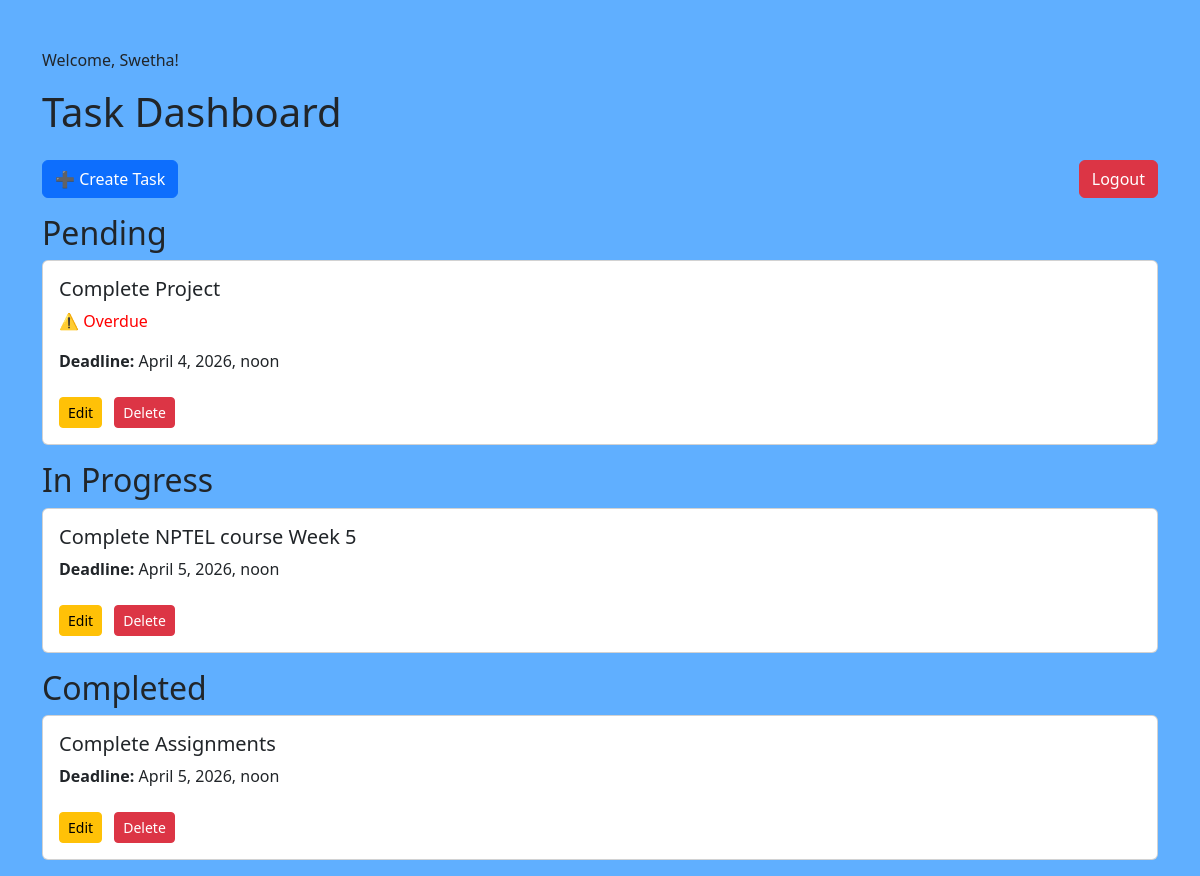
The app's page / (signed in) with its own data.
### tasks/models.py (models this page shows, shortened)
class Task(models.Model):
    STATUS_CHOICES = [
        ('PENDING', 'Pending'),
        ('IN_PROGRESS', 'In Progress'),
        ('COMPLETED', 'Completed'),
    ]
    user = models.ForeignKey(User, on_delete=models.CASCADE)
    title = models.CharField(max_length=200)
    description = models.TextField()
    status = models.CharField(max_length=20, choices=STATUS_CHOICES, default='PENDING')
    deadline = models.DateTimeField()
    created_at = models.DateTimeField(auto_now_add=True)

### tasks/views.py (the view)
# urls.py: path('', views.dashboard, name='dashboard'),
@login_required
def dashboard(request):
    tasks = Task.objects.filter(user=request.user)
    pending = tasks.filter(status='PENDING')
    in_progress = tasks.filter(status='IN_PROGRESS')
    completed = tasks.filter(status='COMPLETED')
    return render(request, 'dashboard.html', {
        'pending': pending,
        'in_progress': in_progress,
        'completed': completed,
        'now': now()
    })

### tasks/templates/dashboard.html (shortened to what this page needs)
<!DOCTYPE html>
<html>
<head>
    <link href="https://cdn.jsdelivr.net/npm/bootstrap@5.3.0/dist/css/bootstrap.min.css" rel="stylesheet">
</head>
<body class="container mt-5" style="background-color: #60AFFF;">
<p>Welcome, {{ request.user.username }}!</p>
<h1 class="mb-4">Task Dashboard</h1>
<a href="/logout/" class="btn btn-danger float-end">Logout</a>
<a href="/create/" class="btn btn-primary mb-3">➕ Create Task</a>
<h2>Pending</h2>
{% for task in pending %}
<div class="card mb-3 p-3">
    <h5>{{ task.title }}</h5>
    {% if task.deadline < now %}
        <p style="color:red;">⚠️ Overdue</p>
    {% endif %}
    <p><strong>Deadline:</strong> {{ task.deadline }}</p>
    <div class="mt-2">
    <a href="/update/{{ task.id }}/" class="btn btn-warning btn-sm me-2">Edit</a>
    <a href="/delete/{{ task.id }}/" class="btn btn-danger btn-sm">Delete</a>
    </div>
</div>
{% endfor %}
<h2>In Progress</h2>
{% for task in in_progress %}
<div class="card mb-3 p-3">
    <h5>{{ task.title }}</h5>
    <p><strong>Deadline:</strong> {{ task.deadline }}</p>
    <div class="mt-2">
    <a href="/update/{{ task.id }}/" class="btn btn-warning btn-sm me-2">Edit</a>
    <a href="/delete/{{ task.id }}/" class="btn btn-danger btn-sm">Delete</a>
    </div>
</div>
{% endfor %}
<h2>Completed</h2>
{% for task in completed %}
<div class="card mb-3 p-3">
    <h5>{{ task.title }}</h5>
    <p><strong>Deadline:</strong> {{ task.deadline }}</p>
    <div class="mt-2">
    <a href="/update/{{ task.id }}/" class="btn btn-warning btn-sm me-2">Edit</a>
    <a href="/delete/{{ task.id }}/" class="btn btn-danger btn-sm">Delete</a>
    </div>
</div>
{% endfor %}
</body>
</html>

### records on screen
Task: title "Complete Project", shows "⚠️ Overdue", deadline "April 4, 2026, noon"
Task: title "Complete NPTEL course Week 5", deadline "April 5, 2026, noon"
Task: title "Complete Assignments", deadline "April 5, 2026, noon"

### other values on screen
{{ request.user.username }} "Swetha"
